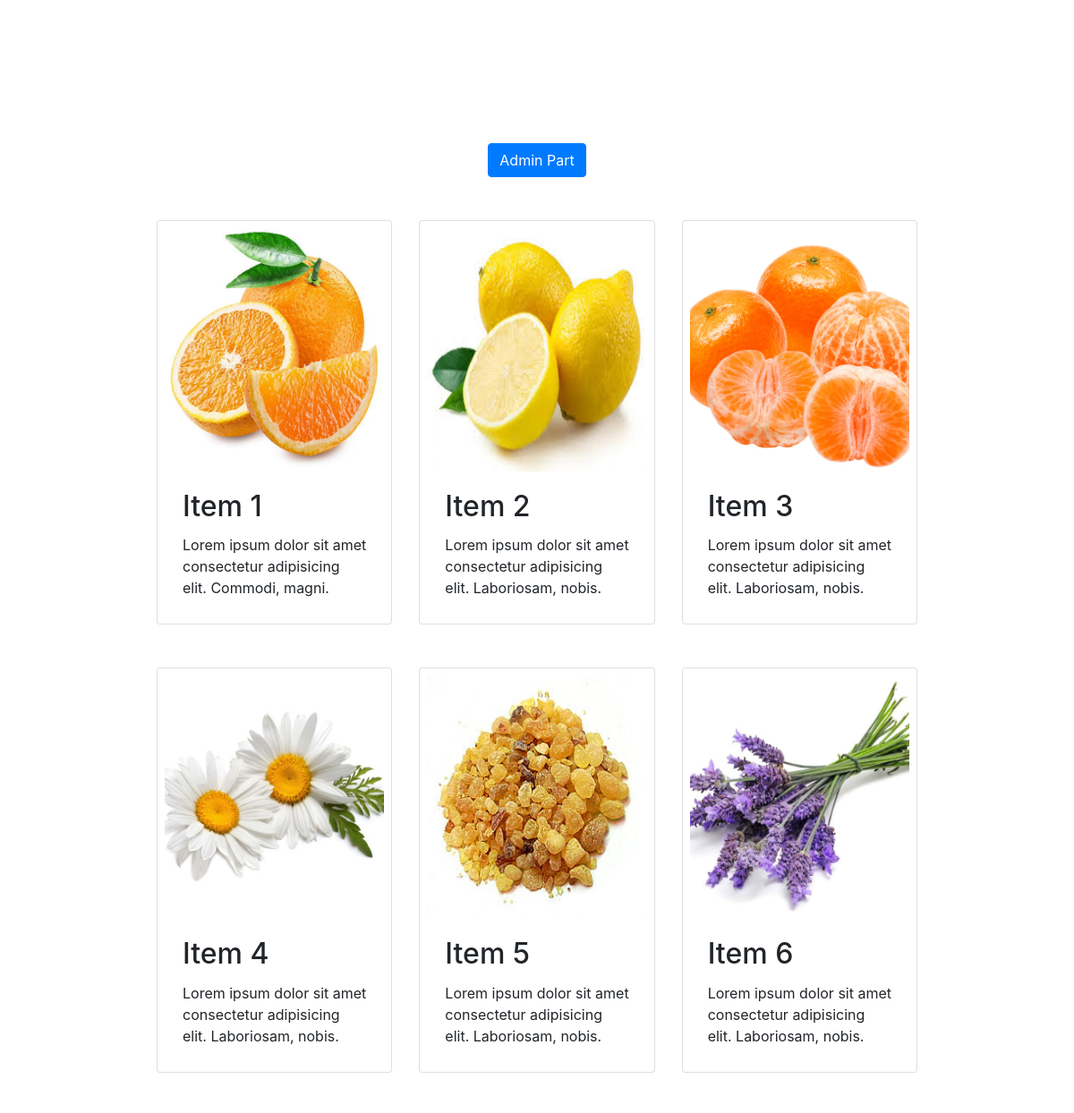
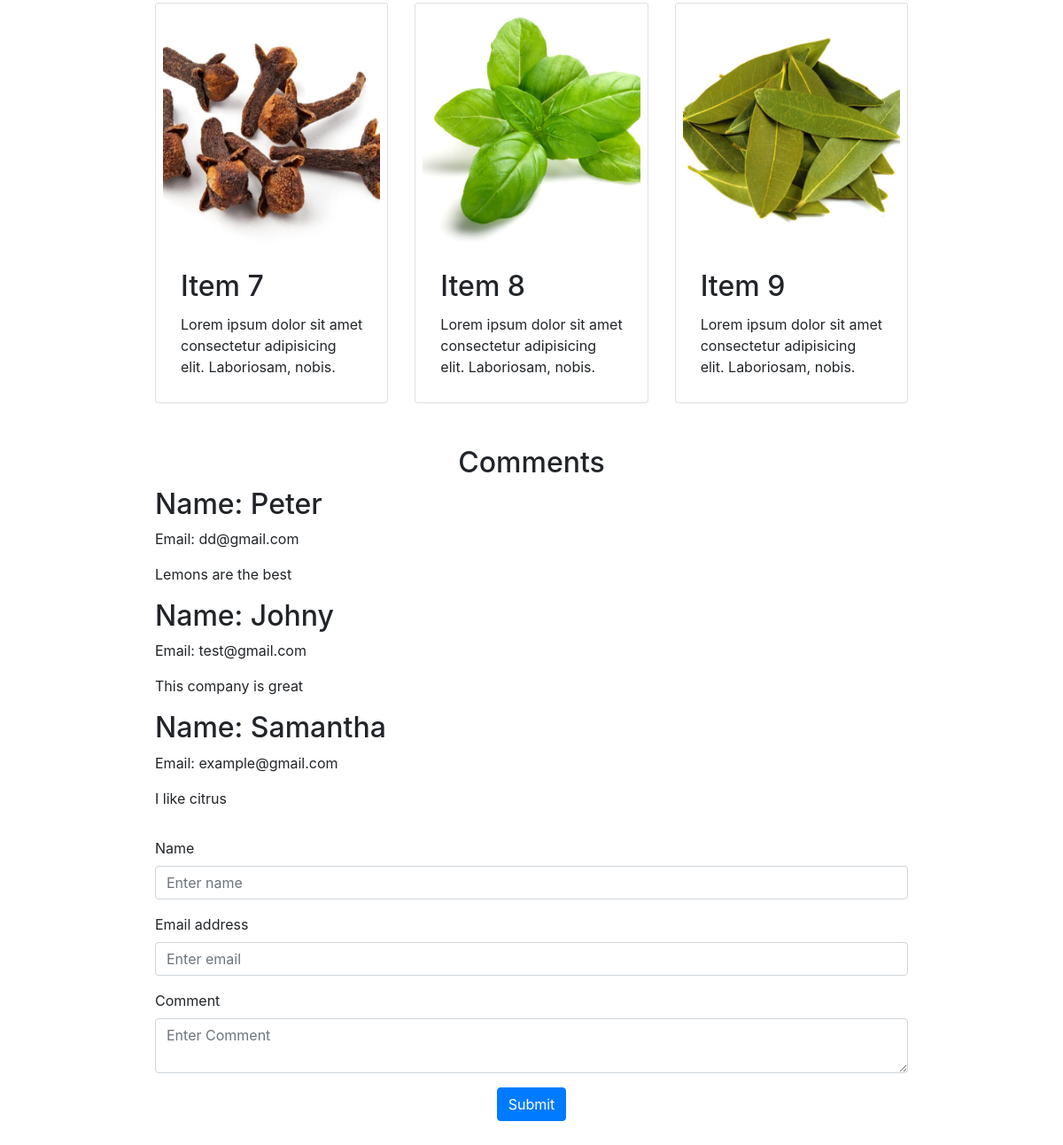
The page / on the database its author committed (2 pictures, top to bottom).
### tables this page shows
CREATE TABLE `item` (
  `id` int(11) NOT NULL,
  `image` varchar(100) NOT NULL,
  `title` varchar(100) NOT NULL,
  `description` text NOT NULL
);

CREATE TABLE `comment` (
  `id` int(11) NOT NULL,
  `name` varchar(100) NOT NULL,
  `email` varchar(100) NOT NULL,
  `text` varchar(255) NOT NULL,
  `approved` tinyint(1) NOT NULL DEFAULT '0'
);

### views/home.php (called while the page is built)
<?php
   include "partials/items.php";
   include "partials/comments.php";
?>

### models/Item.php (called while the page is built, shortened)
<?php
    class Item{
      public static function index(){
        $con = DB::getInstance()->getConnection();
        return $con->query("select * from item")->fetchAll();
      }
    }
?>

### models/Comment.php (called while the page is built, shortened)
<?php
    class Comment{
      public static function index(){
        $con = DB::getInstance()->getConnection();
        return $con->query("select * from comment where approved = true")->fetchAll();
      }
    }

### views/partials/items.php (the view, shortened to what this page needs)
<?php
    $items = Item::index();
?>
<div class="container">
  <div class="text-center">
  <a href="index.php?page=admin" class="btn btn-primary">Admin Part</a>
  </div>
  <div class="row">
   <?php foreach($items as $item): ?>
      <div class="col-4 mt-5">
          <div class="card p-2">
           <img src="img/<?= $item->image ?>" alt="<?= $item->title ?>">
           <div class="card-body">
              <h2 class="card-title"><?= $item->title ?></h2>
              <p class="card-text"><?= $item->description ?></p>
           </div>
          </div>
      </div>
   <?php endforeach; ?>
  </div>
</div>

### index.php (shortened to what this page needs)
<!DOCTYPE html>
<html lang="en">
<head>
  <link rel="stylesheet" href="https://stackpath.bootstrapcdn.com/bootstrap/4.4.1/css/bootstrap.min.css">
  <link rel="stylesheet" href="css/style.css">
</head>
<body>
<?php
  if(isset($_GET['page'])){
    switch($_GET['page']){
      case "admin":
        include "views/admin.php";
         break;
      default:
        include "views/home.php";
        break;
    }
  }
  else{
    include "views/home.php";
  }
?>
</body>
</html>

### views/partials/comments.php (shortened to what this page needs)
<?php
    $comments = Comment::index();
?>
<div class="container">
  <div class="text-center mt-5">
  <h2>Comments</h2>
  </div>
  <div class="row">
    <?php foreach($comments as $comment): ?>
          <div class="col-12">
            <div class="comment">
              <h2>Name: <?= $comment->name ?></h2>
              <p>Email: <?= $comment->email ?></p>
              <p><?= $comment->text ?></p>
            </div>
          </div>
    <?php endforeach; ?>
  </div>
  <form action="">
    <div class="form-group">
          <label for="name">Name</label>
          <input type="text" class="form-control" id="name" placeholder="Enter name">
        </div>
      <div class="form-group">
        <label for="email">Email address</label>
        <input type="text" class="form-control" id="email" placeholder="Enter email">
      </div>
      <div class="form-group">
        <label for="comment">Comment</label>
        <textarea type="text" class="form-control" id="comment" placeholder="Enter Comment"></textarea>
      </div>
      <div class="text-center">
      <button type="submit" class="btn btn-primary mx-auto" id="btnSubmit">Submit</button>
      </div>
  </form>
</div>

### css/style.css (style rules this page uses)
img { height: 17rem; }
body { padding: 10rem; }

### rows shown on the page
item: image (picture), title "Item 1", description "Lorem ipsum dolor sit amet consectetur adipisicing elit. Commodi, magni."
item: image (picture), title "Item 2", description "Lorem ipsum dolor sit amet consectetur adipisicing elit. Laboriosam, nobis."
item: image (picture), title "Item 3", description "Lorem ipsum dolor sit amet consectetur adipisicing elit. Laboriosam, nobis."
item: image (picture), title "Item 4", description "Lorem ipsum dolor sit amet consectetur adipisicing elit. Laboriosam, nobis."
item: image (picture), title "Item 5", description "Lorem ipsum dolor sit amet consectetur adipisicing elit. Laboriosam, nobis."
item: image (picture), title "Item 6", description "Lorem ipsum dolor sit amet consectetur adipisicing elit. Laboriosam, nobis."
item: image (picture), title "Item 7", description "Lorem ipsum dolor sit amet consectetur adipisicing elit. Laboriosam, nobis."
item: image (picture), title "Item 8", description "Lorem ipsum dolor sit amet consectetur adipisicing elit. Laboriosam, nobis."
item: image (picture), title "Item 9", description "Lorem ipsum dolor sit amet consectetur adipisicing elit. Laboriosam, nobis."
comment: name "Peter", email "dd@gmail.com", text "Lemons are the best"
comment: name "Johny", email "test@gmail.com", text "This company is great"
comment: name "Samantha", email "example@gmail.com", text "I like citrus"
